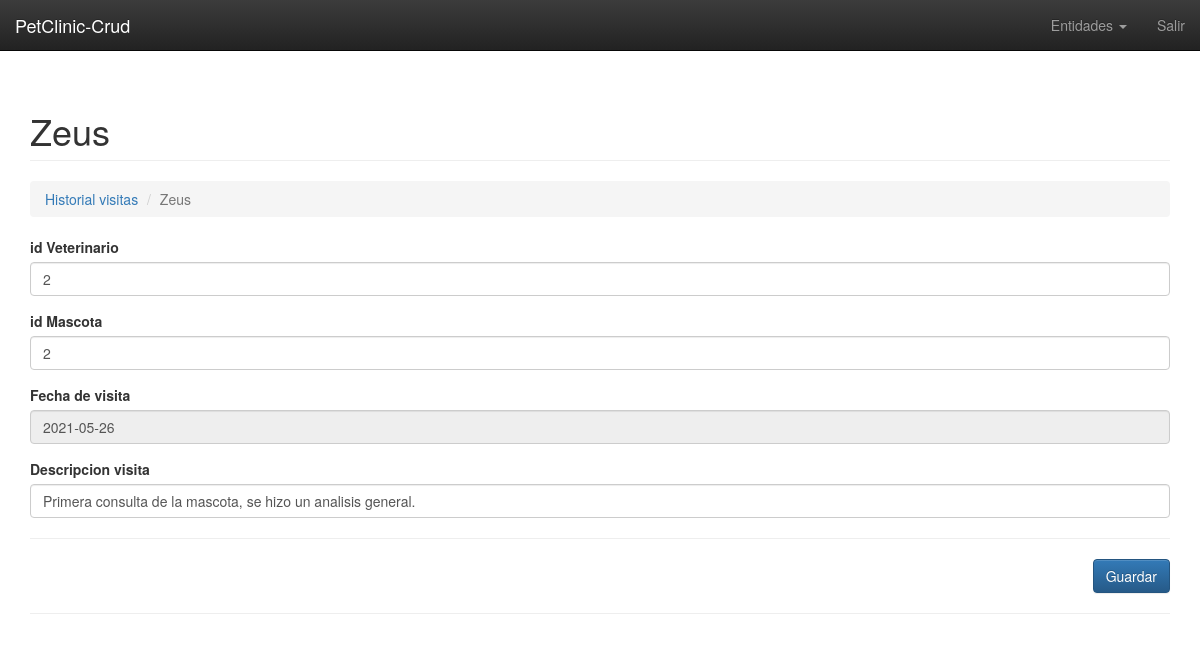
The app's page /historial.php?c=Historial_visita&a=Crud&id_visita=1 (signed in) with its own data.
### tables this page shows
CREATE TABLE `historial_visita_mascota` (
  `id_visita` int(11) NOT NULL AUTO_INCREMENT,
  `id_mascota` int(11) NOT NULL,
  `id_veterinario` int(11) NOT NULL,
  `fechaVisita` varchar(20) DEFAULT NULL,
  `descripcion` varchar(100) DEFAULT NULL,
  `fechaRegistro` varchar(20) DEFAULT NULL,
  PRIMARY KEY (`id_visita`,`id_mascota`,`id_veterinario`),
  KEY `id_veterinario` (`id_veterinario`),
  KEY `id_mascota` (`id_mascota`),
  CONSTRAINT `historial_visita_mascota_ibfk_1` FOREIGN KEY (`id_veterinario`) REFERENCES `veterinarios` (`id_veterinario`),
  CONSTRAINT `historial_visita_mascota_ibfk_2` FOREIGN KEY (`id_mascota`) REFERENCES `mascotas` (`id_mascota`)
);

CREATE TABLE `mascotas` (
  `id_mascota` int(11) NOT NULL AUTO_INCREMENT,
  `nombre` varchar(45) DEFAULT NULL,
  `sexo` tinyint(4) DEFAULT NULL,
  `fechaNacimiento` varchar(20) DEFAULT NULL,
  `tipo` varchar(45) DEFAULT NULL,
  `especie` varchar(45) DEFAULT NULL,
  `fechaRegistro` varchar(20) DEFAULT NULL,
  PRIMARY KEY (`id_mascota`)
);

### controller/historial_visita.controller.php (called while the page is built, shortened)
<?php
require_once 'model/historial_visita.php';
class Historial_visitaController{
    private $model;
    public function __CONSTRUCT(){
        $this->model = new Historial_visita();
    }
    public function Crud(){
        $var = new Historial_visita();
        if(isset($_REQUEST['id_visita'])){
            $var = $this->model->Obtener($_REQUEST['id_visita']);
        }
        require_once 'view/historial_visita/historial_visita-editar.php';
        require_once 'view/footer.php';
    }
}

### model/database.php (called while the page is built)
<?php
class Database
{
    public static function StartUp()
    {
        $pdo = new PDO('mysql:host=localhost;dbname=petclinic;charset=utf8', 'root', '');
        $pdo->setAttribute(PDO::ATTR_ERRMODE, PDO::ERRMODE_EXCEPTION);
        return $pdo;
    }
}

### model/historial_visita.php (called while the page is built, shortened)
<?php
class Historial_visita
{
	private $pdo;
	public function __CONSTRUCT()
	{
		try
		{
			$this->pdo = Database::StartUp();
		}
		catch(Exception $e)
		{
			die($e->getMessage());
		}
	}
	public function Obtener($id_visita)
	{
		try
		{
			$stm = $this->pdo->prepare("SELECT id_visita,id_veterinario, especialidad, id_mascota, nombre, tipo, especie, fechaVisita, descripcion  FROM historial_visita_mascota INNER JOIN veterinarios USING (id_veterinario) INNER JOIN mascotas USING(id_mascota) WHERE id_visita = ?");
			$stm->execute(array($id_visita));
			return $stm->fetch(PDO::FETCH_OBJ);
		}
		catch(Exception $e)
		{
			die($e->getMessage());
		}
	}
}

### view/historial_visita/historial_visita-editar.php (the view, shortened to what this page needs)
<h1 class="page-header">
    <?php echo $var->id_visita != null ? $var->nombre : 'Nueva Visita'; ?>
</h1>
<ol class="breadcrumb">
  <li><a href="?c=Historial_visita">Historial visitas</a></li>
  <li class="active"><?php echo $var->id_visita != null ? $var->nombre : 'Nueva Visita'; ?></li>
</ol>
<form id="frm-historial" action="?c=Historial_visita&a=Guardar" method="post" enctype="multipart/form-data">
    <div class="form-group">
        <label>id Veterinario</label>
        <input type="text" name="id_veterinario" value="<?php echo $var->id_veterinario; ?>" class="form-control" placeholder="Ingrese el id del veterinario" data-validacion-tipo="requerido|min:1" />
    </div>
    <div class="form-group">
        <label>id Mascota</label>
        <input type="text" name="id_mascota" value="<?php echo $var->id_mascota; ?>" class="form-control" placeholder="Ingrese el id de la mascota" data-validacion-tipo="requerido|min:1" />
    </div>
    <div class="form-group">
        <label>Fecha de visita</label>
        <input readonly type="text" name="FechaVisita" value="<?php echo $var->fechaVisita; ?>" class="form-control datepicker" placeholder="Ingrese la fecha de la visita" data-validacion-tipo="requerido" />
    </div>
    <div class="form-group">
        <label>Descripcion visita</label>
        <input type="text" name="Descripcion" value="<?php echo $var->descripcion; ?>" class="form-control" placeholder="Ingrese el tipo de la mascota" data-validacion-tipo="requerido|min:5" />
    </div>
    <hr />
    <div class="text-right">
        <button class="btn btn-primary">Guardar</button>
    </div>
</form>

### records on screen
historial_visita_mascota: id_mascota.nombre "Zeus", id_veterinario "2", id_mascota "2", FechaVisita "2021-05-26", Descripcion "Primera consulta de la mascota, se hizo un analisis general."
